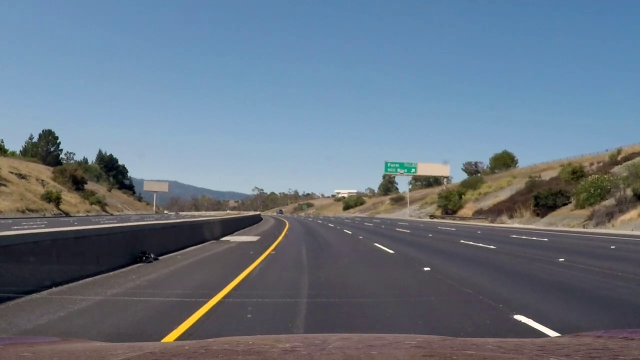
#> input picture images/ori_undist.png, 640 x 360 px, given in place of project_video.mp4, which was not available
$ python Modified_Lane_Detection.py   (older library calls are emulated)
#> lines starting #> are read from the running program, lines starting #| are printed output that depends on the picture; after the words box and inside, x2 and y2 are one past the last pixel; in counts of white or black regions, pixels touching at a corner belong together; pictures that were not available may be replaced by others from this repository, and a replacement may not be noted
### img_processing.py
# -*- coding: utf-8 -*-
"""
Created on Wed Jul 31 11:46:15 2019

@author: shiha
"""

import numpy as np
import cv2
import matplotlib.pyplot as plt


def undistort(frame):
    k_matrix = np.array([[1.15422732e+03, 0.00000000e+00, 6.71627794e+02],[0.00000000e+00, 1.14818221e+03, 3.86046312e+02], [0.00000000e+00, 0.00000000e+00, 1.00000000e+00]], dtype = np.uint8)
    dist_coef = np.array([[-2.42565104e-01, -4.77893070e-02, -1.31388084e-03, -8.79107779e-05, 2.20573263e-02]], dtype = np.uint8)


    (h, w) = frame.shape[:2]
    new_cam_matrix, roi = cv2.getOptimalNewCameraMatrix(k_matrix, dist_coef, (w, h), 0)

    frame_undist = cv2.undistort(frame, k_matrix, dist_coef, None, new_cam_matrix)

    return frame_undist


def histo_eql(frame):

    frame = cv2.cvtColor(frame, cv2.COLOR_BGR2GRAY)
    frame_eql = cv2.equalizeHist(frame)
    frame_eql = cv2.cvtColor(frame_eql, cv2.COLOR_GRAY2BGR)


    return frame_eql

def homography(frame, left_shift = 0, back_project = 0):
#    pts_src = np.array([[596, 450], [204, 719], [1108, 719], [684, 450]], dtype=np.float32)
#    pts_dts = np.array([[204, 0], [204, 719], [1108, 719], [1108, 0]], dtype=np.float32)

    pts_src = np.array([[596/2, 450/2], [204/2, 719/2], [1108/2, 719/2], [684/2, 450/2]], dtype=np.float32)
    pts_dts = np.array([[204/2, 0], [204/2, 719/2], [1108/2, 719/2], [1108/2, 0]], dtype=np.float32)

    if back_project == 0:
        H = cv2.getPerspectiveTransform(pts_src, pts_dts)
    else:
        H = cv2.getPerspectiveTransform(pts_dts, pts_src)

    if left_shift == 0:
        return cv2.warpPerspective(frame, H, (frame.shape[1], frame.shape[0]), flags=cv2.INTER_LINEAR)
    else:
        src = pts_src.copy()
        src[:, 0] = src[:, 0] + left_shift

        dst = pts_dts.copy()
        dst[:, 0] = dst[:, 0] + left_shift

        if back_project == 0:
            H = cv2.getPerspectiveTransform(src, dst)
        else:
            H = cv2.getPerspectiveTransform(dst, src)

        return cv2.warpPerspective(frame, H, (frame.shape[1], frame.shape[0]), flags=cv2.INTER_LINEAR)

# [61 lines left out: function threshold, not called in this run]

def thresholding(frame, redThrsd=(200, 255), satThrsd=(90, 255), absThrsd=(20, 255), orient='x'):
    #thresholding HLS-satuarate channel
    img_hls = cv2.cvtColor(frame, cv2.COLOR_BGR2HLS)

    s_channel = img_hls[:,:, 2]

    bin_hls = np.zeros_like(s_channel)
    bin_hls[(s_channel > satThrsd[0]) & (s_channel <= satThrsd[1])] = 1

    #thresholding RGB-red channel
    red_channel = frame[:,:, 2]

    bin_rgb = np.zeros_like(red_channel)
    bin_rgb[(red_channel > redThrsd[0]) & (red_channel <= redThrsd[1])] = 1

    #thresholding gradient-absolute
    grey = cv2.cvtColor(frame, cv2.COLOR_BGR2GRAY)
    sobel = cv2.Sobel(grey, cv2.CV_64F, 1, 0, 3)
    sobel = np.abs(sobel)
    s_sobel = np.uint8(255 * sobel/np.max(sobel))

    sx_bin = np.zeros_like(s_sobel)
    sx_bin[(s_sobel > absThrsd[0]) & (s_sobel < absThrsd[1])] = 1

    #combined thresholding pipeline
    combined = np.zeros_like(bin_rgb)
    #test = np.ones_like(combined)

    combined[(bin_rgb == 1)&(bin_hls == 1) | sx_bin == 1] = 255
    #print(np.count_nonzero(combined == 0))

    #finalize
    padding = np.zeros((combined.shape[0], 170), dtype = np.uint8)
    combined = np.hstack((padding, combined, padding))

    return combined


### sliding_windows.py
# -*- coding: utf-8 -*-
"""
Created on Tue Aug  6 13:51:18 2019

@author: shiha
"""

import numpy as np
import cv2
import matplotlib.pyplot as plt

store_l_x = []
store_l_y = []
store_r_x = []
store_r_y = []
left_fit_a = []
left_fit_b = []
left_fit_c = []
right_fit_a = []
right_fit_b = []
right_fit_c = []

def find_line(top_down):
    # 直方图
    histogram = np.sum(top_down[top_down.shape[0]//2:,:],axis=0)
    #print(histogram)
    top_down = np.dstack((top_down, top_down, top_down))
    # 车道中点
    midpoint = np.int(histogram.shape[0]/2)

    leftx_base = np.argmax(histogram[:midpoint])
    rightx_base = np.argmax(histogram[midpoint: 800]) + midpoint
    #print("leftx_base:", leftx_base)
    #print("rightx_base:", rightx_base)
    #plt.plot(np.linspace(0, histogram.shape[0], histogram.shape[0]), histogram)

    nwindows = 30

    window_height = np.int(top_down.shape[0]/nwindows)

    nonzero = top_down.nonzero()
    nonzeroy = np.array(nonzero[0])
    nonzerox = np.array(nonzero[1])

    leftx_current = leftx_base
    rightx_current = rightx_base

    width = 50
    min_pix = 60

    left_lane_inds = []
    right_lane_inds = []

    for window in range(nwindows):
        win_y_low = top_down.shape[0] - (window+1) * window_height
        #print(top_down.shape)
        win_y_high = top_down.shape[0] - window * window_height
        win_xleft_low = leftx_current - width
        win_xleft_high = leftx_current + width
        win_xright_low = rightx_current - width
        win_xright_high = rightx_current + width

        cv2.rectangle(top_down,(win_xleft_low,win_y_low),(win_xleft_high,win_y_high),(0,255,0), 1)
        cv2.rectangle(top_down,(win_xright_low,win_y_low),(win_xright_high,win_y_high),(0,255,0), 1)

        valid_l_pxs = ((nonzeroy >= win_y_low) & (nonzeroy < win_y_high) & (nonzerox >= win_xleft_low) &  (nonzerox < win_xleft_high)).nonzero()[0]
        valid_r_pxs = ((nonzeroy >= win_y_low) & (nonzeroy < win_y_high) & (nonzerox >= win_xright_low) &  (nonzerox < win_xright_high)).nonzero()[0]

        left_lane_inds.append(valid_l_pxs)
        right_lane_inds.append(valid_r_pxs)

        if len(valid_l_pxs) > min_pix:
            leftx_current = np.int(np.mean(nonzerox[valid_l_pxs]))
        if len(valid_r_pxs) > min_pix:
            rightx_current = np.int(np.mean(nonzerox[valid_r_pxs]))


    left_lane_inds = np.concatenate(left_lane_inds)
    right_lane_inds = np.concatenate(right_lane_inds)

    leftx = nonzerox[left_lane_inds]
    if len(leftx) != 0:
        store_l_x.append(leftx)
    lefty = nonzeroy[left_lane_inds]
    if len(lefty) != 0:
        store_l_y.append(lefty)
    rightx = nonzerox[right_lane_inds]
    if len(rightx) != 0:
        store_r_x.append(rightx)
    righty = nonzeroy[right_lane_inds]
    if len(righty) != 0:
        store_r_y.append(righty)

    if len(leftx) != 0 or len(lefty) != 0 or len(rightx) != 0 or len(righty) != 0:
        leftx = store_l_x[-1]
        lefty = store_l_y[-1]
        rightx = store_r_x[-1]
        righty = store_r_y[-1]


    left_fit = np.polyfit(lefty, leftx, 2)
    right_fit = np.polyfit(righty, rightx, 2)

    left_fit_a.append(left_fit[0])
    left_fit_b.append(left_fit[1])
    left_fit_c.append(left_fit[2])
    right_fit_a.append(right_fit[0])
    right_fit_b.append(right_fit[1])
    right_fit_c.append(right_fit[2])

    left_fit[0] = np.mean(left_fit_a[-20:])
    left_fit[1] = np.mean(left_fit_b[-20:])
    left_fit[2] = np.mean(left_fit_c[-20:])

    right_fit[0] = np.mean(right_fit_a[-20:])
    right_fit[1] = np.mean(right_fit_b[-20:])
    right_fit[2] = np.mean(right_fit_c[-20:])


    top_down[nonzeroy[left_lane_inds], nonzerox[left_lane_inds]] = [255, 0, 0]
    top_down[nonzeroy[right_lane_inds], nonzerox[right_lane_inds]] = [0, 0, 255]

    return left_fit, right_fit, top_down

### Modified_Lane_Detection.py
# -*- coding: utf-8 -*-
"""
Created on Thu Jul 25 19:11:52 2019

@author: shiha
"""

import numpy as np
import cv2
import matplotlib.pyplot as plt
import img_processing as ip
from sliding_windows import*

# [48 lines left out: functions draw_area, curv_position, not called in this run]


cap = cv2.VideoCapture('project_video.mp4')

ret, frame = cap.read()
#> frame is the input picture: shape (360, 640, 3); mean B, G, R 130.8, 116.3, 103.1
frame = cv2.resize(frame, (0,0), fx = 0.5, fy = 0.5)
#> frame: shape (180, 320, 3)

writer = cv2.VideoWriter('lane_detection_pure.mp4', cv2.VideoWriter_fourcc('M','J','P','G'), 30, (frame.shape[1],frame.shape[0]))

while 1:
    ret, frame = cap.read()

    if ret is not True:
        break
    #pre-process of each frame
    #frame = cv2.cvtColor(frame, cv2.COLOR_BGR2GRAY)
    frame = cv2.resize(frame, (0,0), fx = 0.5, fy = 0.5)

    frame_undist = ip.undistort(frame)
    frame_eql = ip.histo_eql(frame_undist)
#> in histo_eql, `frame = cv2.cvtColor(frame, cv2.COLOR_BGR2GRAY)`:
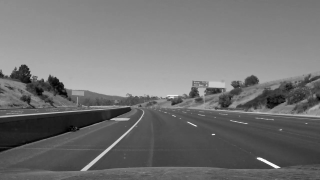
#> frame: shape (180, 320); min 0, max 251, mean 114.1
#> in histo_eql, `frame_eql = cv2.equalizeHist(frame)`:
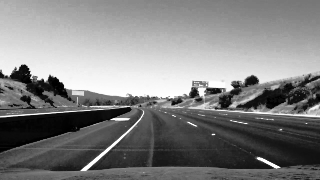
#> frame_eql: shape (180, 320); min 0, max 255, mean 128.6

    #thresholding
    frame_thresh = ip.thresholding(frame_undist)
#> in thresholding, `img_hls = cv2.cvtColor(frame, cv2.COLOR_BGR2HLS)`: img_hls: shape (180, 320, 3); mean of channels 0, 1, 2 92.7, 116.8, 58.5
#> in thresholding, `s_channel = img_hls[:,:, 2]`:
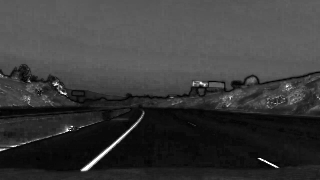
#> s_channel: shape (180, 320); min 0, max 255, mean 58.5
#> in thresholding, `red_channel = frame[:,:, 2]`:
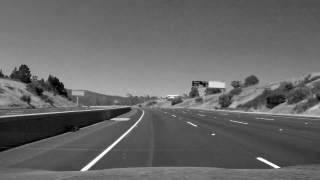
#> red_channel: shape (180, 320); min 0, max 255, mean 103.3
#> in thresholding, `sobel = np.abs(sobel)`:
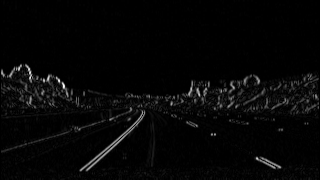
#> sobel: shape (180, 320) float64; min 0, max 556, mean 15.3; drawn with min black and max white
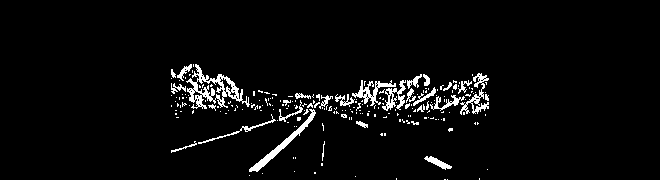
#> frame_thresh: shape (180, 660); 4.1% white in thin lines or dots, all inside (x1, y1, x2, y2) = (171, 64, 489, 180)

    frame_warpped = ip.homography(frame_thresh, left_shift = 170)
#> in homography, `return cv2.warpPerspective(frame, H, (frame.shape[1], frame.shape[0]),..`: returned value: shape (180, 660); every value is 0

    frame_warpped_rgb = ip.homography(frame_undist)
#> in homography (call 2), `return cv2.warpPerspective(frame, H, (frame.shape[1], frame.shape[0]),..`: returned value: shape (180, 320, 3); every value is 0
    padding = np.zeros((frame_warpped_rgb.shape[0], 170, 3), dtype = np.uint8)
    frame_warpped_rgb = np.hstack((padding, frame_warpped_rgb, padding))
#> frame_warpped_rgb: shape (180, 660, 3); every value is 0

    left_fit, right_fit, frame_line = find_line(frame_warpped)
#> in find_line, `histogram = np.sum(top_down[top_down.shape[0]//2:,:],axis=0)`: histogram = 660 values from 0 to 0
#> in find_line, `leftx_base = np.argmax(histogram[:midpoint])`: leftx_base = 0
#> in find_line, `rightx_base = np.argmax(histogram[midpoint: 800]) + midpoint`: rightx_base = 330
#> in find_line, `nonzero = top_down.nonzero()`: nonzero = (empty array, empty array, empty array)
#> in find_line, `nonzeroy = np.array(nonzero[0])`: nonzeroy = empty array
#> in find_line, `leftx_current = leftx_base`: leftx_current = 0
#> in find_line, `rightx_current = rightx_base`: rightx_current = 330
#> after the loop in find_line, `for window in range(nwindows):`:
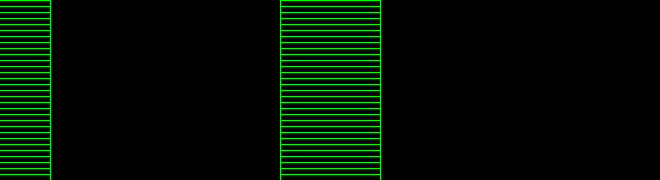
#> top_down: shape (180, 660, 3); mean of channels 0, 1, 2 0, 10.8, 0; drawn as B, G, R
#> after the loop in find_line, `for window in range(nwindows):`: left_lane_inds = 30 items, first 6: empty array, empty array, empty array, empty array, empty array, empty array; right_lane_inds has the same summary as left_lane_inds
#> in find_line, `left_lane_inds = np.concatenate(left_lane_inds)`: left_lane_inds = empty array
#> (the run stopped early here; a loop or call above may not have finished)
